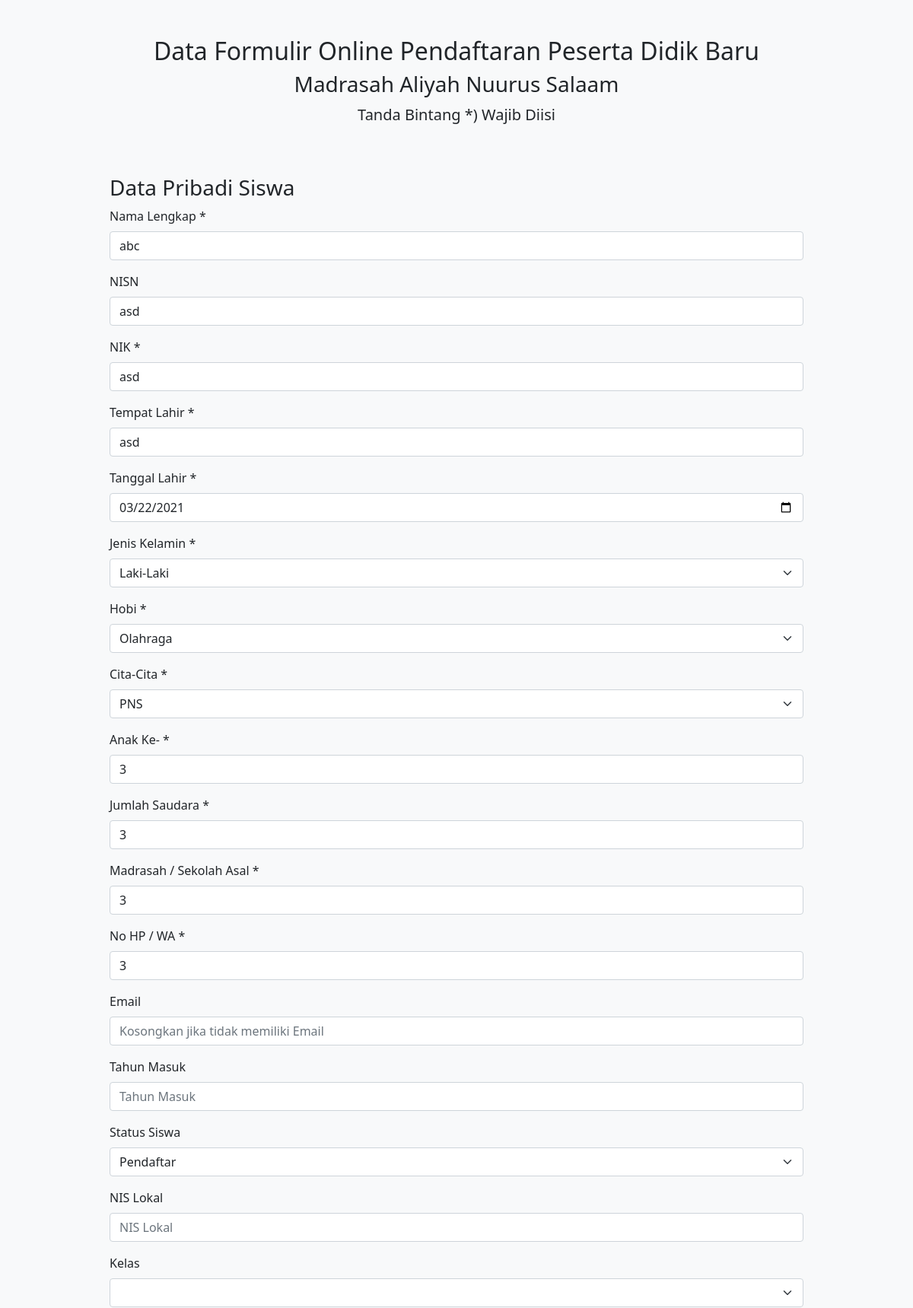
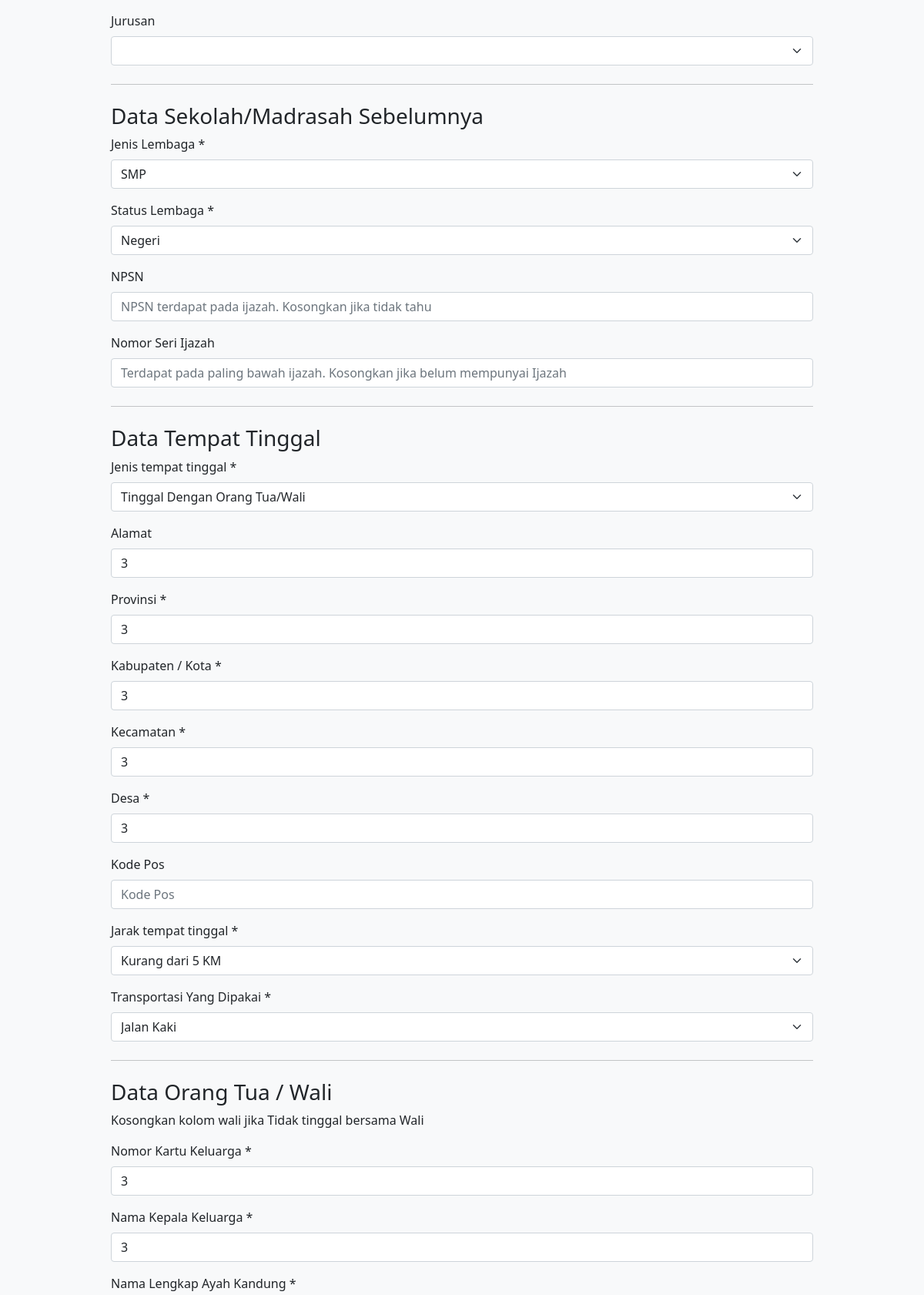
/update-psb/2 (signed in, upper part), run on the app's committed database (2 pictures, top to bottom).
### home/models.py (models this page shows, shortened)
class DataSiswa(models.Model):
	nama =  models.CharField(max_length=255)
	nisn =  models.CharField(max_length=255)
	nik =  models.CharField(max_length=255)
	tempatlahir =  models.CharField(max_length=255)
	tanggallahir = models.DateField()
	jeniskelamin = models.CharField(max_length=25, choices=pilihan_kelamin, default=None)
	hobi = models.CharField(max_length=25, choices=pilihan_hobi, default=None)
	citacita = models.CharField(max_length=25, choices=pilihan_citacita, default=None)
	anakke =  models.IntegerField()
	jumlahsaudara =  models.IntegerField()
	sekolahasal =  models.CharField(max_length=255)
	hp =  models.IntegerField()
	email = models.EmailField(max_length=255)
	tahunmasuk = models.CharField(max_length=25, blank=True)
	statussiswa = models.CharField(max_length=100, choices=pilihan_statussiswa, default="Pendaftar")
	nislokal = models.CharField(max_length=255, blank=True)
	kelas = models.CharField(max_length=100, blank=True, choices=pilihan_kelas, default=" ")
	jurusan = models.CharField(max_length=100, null=True, blank=True, choices=pilihan_jurusan, default=" ")

class DataSekolah(models.Model):
	jenislembaga = models.CharField(max_length=25, choices=pilihan_lembaga, default=None)
	statuslemaga = models.CharField(max_length=25, choices=pilihan_status_lembaga, default=None)
	npsn = models.CharField(max_length=255)
	noijazah = models.CharField(max_length=255)

class DataTinggal(models.Model):
	jenistempattinggal = models.CharField(max_length=100, choices=pilihan_tinggal, default=None)
	alamat = models.CharField(max_length=255)
	provinsi = models.CharField(max_length=255)
	kabupatenkota = models.CharField(max_length=255)
	kecamatan = models.CharField(max_length=255)
	desa = models.CharField(max_length=255)
	kodepos = models.CharField(max_length=255) #optional
	jaraktinggal = models.CharField(max_length=100, choices=pilihan_jarak, default=None)
	transportasi = models.CharField(max_length=100, choices=pilihan_transportasi, default=None)

class DataOrtu(models.Model):
	nokk = models.CharField(max_length=255)
	kepalakeluarga = models.CharField(max_length=255)
	ayah = models.CharField(max_length=255)
	tanggallahirayah = models.DateField()
	statusayah = models.CharField(max_length=100, choices=pilihan_status, default=None)
	nikayah = models.CharField(max_length=255) #optional
	pendidikanayah = models.CharField(max_length=100, choices=pilihan_pendidikan, default=None) #optional
	pekerjaanayah = models.CharField(max_length=100, choices=pilihan_pekerjaan, default=None) #optional
	ibu = models.CharField(max_length=255)
	tanggallahiribu = models.DateField()
	statusibu = models.CharField(max_length=100, choices=pilihan_status, default=None)
	nikibu = models.CharField(max_length=255) #optional
	pendidikanibu = models.CharField(max_length=100, choices=pilihan_pendidikan, default=None) #optional
	pekerjaanibu = models.CharField(max_length=100, choices=pilihan_pekerjaan, default=None) #optional
	wali = models.CharField(max_length=255) #optional
	tanggallahirwali = models.DateField(null=True) #optional
	statuswali = models.CharField(max_length=100, choices=pilihan_status, default=None) #optional
	nikwali = models.CharField(max_length=255) #optional
	pendidikanwali = models.CharField(max_length=100, choices=pilihan_pendidikan, default=None) #optional
	pekerjaanwali = models.CharField(max_length=100, choices=pilihan_pekerjaan, default=None) #optional
	penghasilan = models.CharField(max_length=100, choices=pilihan_penghasilan, default=None)
	kks = models.CharField(max_length=255) #optional
	pkh = models.CharField(max_length=255) #optional
	kip =models.CharField(max_length=255) #optional
	alamatortuwali = models.CharField(max_length=255)
	sktm = models.CharField(max_length=100, choices=pilihan_sktm, default=None)

### home/views.py (the view, shortened to what this page needs)
# urls.py: url(r'^update-psb/(?P<id>[0-9]+)$', views.updatepsb, name='updatepsb'),
@login_required(login_url='/login/')
def updatepsb(request,id):
    instanceModel1 = get_object_or_404(DataSiswa, id=id)
    instanceModel2 = get_object_or_404(DataSekolah, id=id)
    instanceModel3 = get_object_or_404(DataTinggal, id=id)
    instanceModel4 = get_object_or_404(DataOrtu, id=id)
    instanceModel5 = get_object_or_404(DataKegiatan, id=id)
    form1 = DataSiswaForm(request.POST or None, instance=instanceModel1)
    form2 = DataSekolahForm(request.POST or None, instance=instanceModel2 )
    form3 = DataTinggalForm(request.POST or None, instance=instanceModel3)
    form4 = DataOrtuForm(request.POST or None, instance=instanceModel4)
    form5 = DataKegiatanForm(request.POST or None, instance=instanceModel5)
    return render(request, 'home/update.html', {'form1':form1, 'form2':form2,  'form3':form3, 'form4':form4, 'form5':form5})

### home/forms.py
class DataSekolahForm(forms.ModelForm):
	class Meta:
		model = DataSekolah
		fields = '__all__'
		widget = {
		'jenislembaga' : forms.TextInput(attrs={'class':'form-control'}),
		'statuslemaga' : forms.TextInput(attrs={'class':'form-control'}),
		'npsn' : forms.TextInput(attrs={'class':'form-control'}),
		'noijazah' : forms.TextInput(attrs={'class':'form-control'}),
		}
		labels = {
		'jenislembaga':'Jenis Lembaga *',
		'statuslemaga':'Status Lembaga *',
		'npsn':'NPSN',
		'noijazah':'Nomor Seri Ijazah',
		}
		use_required_attribute = True
	def __init__(self, *args, **kwargs):
		super(DataSekolahForm, self).__init__(*args, **kwargs)
		self.fields['npsn'].required = False
		self.fields['noijazah'].required = False
		self.fields['npsn'].widget.attrs['placeholder'] = 'NPSN terdapat pada ijazah. Kosongkan jika tidak tahu'
		self.fields['noijazah'].widget.attrs['placeholder'] = 'Terdapat pada paling bawah ijazah. Kosongkan jika belum mempunyai Ijazah'

### home/templates/home/update.html (shortened to what this page needs)
{% load static %}
{% load bootstrap5 %}
<!doctype html>
<html lang="en">
<head>
  <link href="https://cdn.jsdelivr.net/npm/bootstrap@5.0.0-beta2/dist/css/bootstrap.min.css" rel="stylesheet">
 <link rel="stylesheet" href="{% static 'css/form-validation.css' %}" />
</head>
<body class="bg-light">
  <div class="container">
    <main>
      <div class="py-5 text-center">
        <h2>Data Formulir Online Pendaftaran Peserta Didik Baru</h2>
        <h3>Madrasah Aliyah Nuurus Salaam</h3>
        <p class="lead">Tanda Bintang *) Wajib Diisi
        </p>
      </div>
      <div class="container-fluid">
        <div class="form-group ">
          <div class="row ">
            <form id="myForm" name="myForm" action="" method="post" autocomplete="off" >
              <h3>Data Pribadi Siswa</h3>
              {% bootstrap_form form1 layout='horizontal' size='sm' %}
              <hr class="my-4">
              <h3>Data Sekolah/Madrasah Sebelumnya</h3>
              {% bootstrap_form form2 layout='horizontal' size='sm' %}
              <hr class="my-4">
              <h3>Data Tempat Tinggal</h3>
              {% bootstrap_form form3 layout='horizontal' size='sm' %}
              <hr class="my-4">
              <h3>Data Orang Tua / Wali</h3>
              <p>Kosongkan kolom wali jika Tidak tinggal bersama Wali</p>
              {% bootstrap_form form4 layout='horizontal' size='sm' %}
            </div>
   </div>
</div>
</div>
</body>
</html>

### static/css/form-validation.css (style rules this page uses)
.container { max-width: 960px; }

### data on the page
DataSiswa: nama "abc", nisn "asd", nik "asd", tempatlahir "asd", tanggallahir "03/22/2021", jeniskelamin "Laki-Laki", hobi "Olahraga", citacita "PNS", anakke "3", jumlahsaudara "3", sekolahasal "3", hp "3", statussiswa "Pendaftar"
DataSekolah: jenislembaga "SMP", statuslemaga "Negeri"
DataTinggal: jenistempattinggal "Tinggal Dengan Orang Tua/Wali", alamat "3", provinsi "3", kabupatenkota "3", kecamatan "3", desa "3", jaraktinggal "Kurang dari 5 KM", transportasi "Jalan Kaki"
DataOrtu: nokk "3", kepalakeluarga "3"
